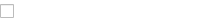
<?xml version="1.0" encoding="UTF-8"?>
<ui version="4.0">
 <class>QTreeItemCheckWidget</class>
 <widget class="QWidget" name="QTreeItemCheckWidget">
  <property name="geometry">
   <rect>
    <x>0</x>
    <y>0</y>
    <width>199</width>
    <height>24</height>
   </rect>
  </property>
  <property name="windowTitle">
   <string>Form</string>
  </property>
  <property name="styleSheet">
   <string notr="true">#QTreeItemCheckWidget{
background: transparent;
}</string>
  </property>
  <layout class="QHBoxLayout" name="horizontalLayout">
   <property name="spacing">
    <number>10</number>
   </property>
   <property name="leftMargin">
    <number>0</number>
   </property>
   <property name="topMargin">
    <number>0</number>
   </property>
   <property name="rightMargin">
    <number>10</number>
   </property>
   <property name="bottomMargin">
    <number>0</number>
   </property>
   <item>
    <widget class="QCheckBox" name="checkBox">
     <property name="sizePolicy">
      <sizepolicy hsizetype="Expanding" vsizetype="Fixed">
       <horstretch>0</horstretch>
       <verstretch>0</verstretch>
      </sizepolicy>
     </property>
     <property name="text">
      <string/>
     </property>
     <property name="checkable">
      <bool>true</bool>
     </property>
    </widget>
   </item>
   <item>
    <widget class="QPushButton" name="btnExpanded">
     <property name="minimumSize">
      <size>
       <width>16</width>
       <height>16</height>
      </size>
     </property>
     <property name="maximumSize">
      <size>
       <width>16</width>
       <height>16</height>
      </size>
     </property>
     <property name="focusPolicy">
      <enum>Qt::StrongFocus</enum>
     </property>
     <property name="text">
      <string/>
     </property>
     <property name="flat">
      <bool>true</bool>
     </property>
    </widget>
   </item>
   <item>
    <widget class="QPushButton" name="btnExtra">
     <property name="minimumSize">
      <size>
       <width>16</width>
       <height>16</height>
      </size>
     </property>
     <property name="maximumSize">
      <size>
       <width>16</width>
       <height>16</height>
      </size>
     </property>
     <property name="text">
      <string/>
     </property>
     <property name="flat">
      <bool>true</bool>
     </property>
    </widget>
   </item>
  </layout>
 </widget>
 <resources/>
 <connections/>
</ui>
